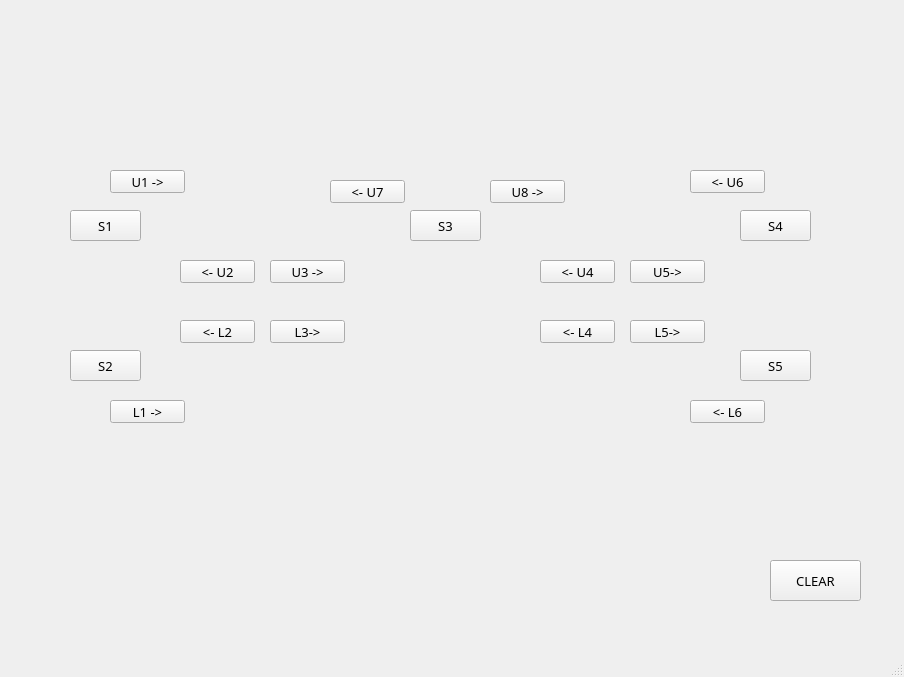
<?xml version="1.0" encoding="UTF-8"?>
<ui version="4.0">
 <class>MainWindow</class>
 <widget class="QMainWindow" name="MainWindow">
  <property name="geometry">
   <rect>
    <x>0</x>
    <y>0</y>
    <width>904</width>
    <height>677</height>
   </rect>
  </property>
  <property name="windowTitle">
   <string>MainWindow</string>
  </property>
  <widget class="QWidget" name="centralwidget">
   <widget class="QLabel" name="label">
    <property name="geometry">
     <rect>
      <x>0</x>
      <y>-10</y>
      <width>911</width>
      <height>661</height>
     </rect>
    </property>
    <property name="text">
     <string/>
    </property>
    <property name="pixmap">
     <pixmap>../../../Downloads/Revolucion-Ferroviaria-en-Mexico-Alejandro-Armenta.jpg</pixmap>
    </property>
    <property name="scaledContents">
     <bool>true</bool>
    </property>
   </widget>
   <widget class="QPushButton" name="s1">
    <property name="geometry">
     <rect>
      <x>70</x>
      <y>210</y>
      <width>71</width>
      <height>31</height>
     </rect>
    </property>
    <property name="font">
     <font>
      <family>Monocraft</family>
      <pointsize>10</pointsize>
     </font>
    </property>
    <property name="text">
     <string>S1</string>
    </property>
   </widget>
   <widget class="QPushButton" name="s2">
    <property name="geometry">
     <rect>
      <x>70</x>
      <y>350</y>
      <width>71</width>
      <height>31</height>
     </rect>
    </property>
    <property name="font">
     <font>
      <family>Monocraft</family>
      <pointsize>10</pointsize>
     </font>
    </property>
    <property name="text">
     <string>S2</string>
    </property>
   </widget>
   <widget class="QPushButton" name="s4">
    <property name="geometry">
     <rect>
      <x>740</x>
      <y>210</y>
      <width>71</width>
      <height>31</height>
     </rect>
    </property>
    <property name="font">
     <font>
      <family>Monocraft</family>
      <pointsize>10</pointsize>
     </font>
    </property>
    <property name="text">
     <string>S4</string>
    </property>
   </widget>
   <widget class="QPushButton" name="s5">
    <property name="geometry">
     <rect>
      <x>740</x>
      <y>350</y>
      <width>71</width>
      <height>31</height>
     </rect>
    </property>
    <property name="font">
     <font>
      <family>Monocraft</family>
      <pointsize>10</pointsize>
     </font>
    </property>
    <property name="text">
     <string>S5</string>
    </property>
   </widget>
   <widget class="QPushButton" name="s3">
    <property name="geometry">
     <rect>
      <x>410</x>
      <y>210</y>
      <width>71</width>
      <height>31</height>
     </rect>
    </property>
    <property name="font">
     <font>
      <family>Monocraft</family>
      <pointsize>10</pointsize>
     </font>
    </property>
    <property name="text">
     <string>S3</string>
    </property>
   </widget>
   <widget class="QPushButton" name="u1">
    <property name="geometry">
     <rect>
      <x>110</x>
      <y>170</y>
      <width>75</width>
      <height>23</height>
     </rect>
    </property>
    <property name="font">
     <font>
      <family>Monocraft</family>
      <pointsize>10</pointsize>
     </font>
    </property>
    <property name="text">
     <string>U1 -&gt;</string>
    </property>
   </widget>
   <widget class="QPushButton" name="l1">
    <property name="geometry">
     <rect>
      <x>110</x>
      <y>400</y>
      <width>75</width>
      <height>23</height>
     </rect>
    </property>
    <property name="font">
     <font>
      <family>Monocraft</family>
      <pointsize>10</pointsize>
     </font>
    </property>
    <property name="text">
     <string>L1 -&gt;</string>
    </property>
   </widget>
   <widget class="QPushButton" name="u2">
    <property name="geometry">
     <rect>
      <x>180</x>
      <y>260</y>
      <width>75</width>
      <height>23</height>
     </rect>
    </property>
    <property name="font">
     <font>
      <family>Monocraft</family>
      <pointsize>10</pointsize>
     </font>
    </property>
    <property name="text">
     <string>&lt;- U2</string>
    </property>
   </widget>
   <widget class="QPushButton" name="l2">
    <property name="geometry">
     <rect>
      <x>180</x>
      <y>320</y>
      <width>75</width>
      <height>23</height>
     </rect>
    </property>
    <property name="font">
     <font>
      <family>Monocraft</family>
      <pointsize>10</pointsize>
     </font>
    </property>
    <property name="text">
     <string>&lt;- L2</string>
    </property>
   </widget>
   <widget class="QPushButton" name="u3">
    <property name="geometry">
     <rect>
      <x>270</x>
      <y>260</y>
      <width>75</width>
      <height>23</height>
     </rect>
    </property>
    <property name="font">
     <font>
      <family>Monocraft</family>
      <pointsize>10</pointsize>
     </font>
    </property>
    <property name="text">
     <string>U3 -&gt;</string>
    </property>
   </widget>
   <widget class="QPushButton" name="l3">
    <property name="geometry">
     <rect>
      <x>270</x>
      <y>320</y>
      <width>75</width>
      <height>23</height>
     </rect>
    </property>
    <property name="font">
     <font>
      <family>Monocraft</family>
      <pointsize>10</pointsize>
     </font>
    </property>
    <property name="text">
     <string>L3-&gt;</string>
    </property>
   </widget>
   <widget class="QPushButton" name="u7">
    <property name="geometry">
     <rect>
      <x>330</x>
      <y>180</y>
      <width>75</width>
      <height>23</height>
     </rect>
    </property>
    <property name="font">
     <font>
      <family>Monocraft</family>
      <pointsize>10</pointsize>
     </font>
    </property>
    <property name="text">
     <string>&lt;- U7</string>
    </property>
   </widget>
   <widget class="QPushButton" name="u8">
    <property name="geometry">
     <rect>
      <x>490</x>
      <y>180</y>
      <width>75</width>
      <height>23</height>
     </rect>
    </property>
    <property name="font">
     <font>
      <family>Monocraft</family>
      <pointsize>10</pointsize>
     </font>
    </property>
    <property name="text">
     <string>U8 -&gt;</string>
    </property>
   </widget>
   <widget class="QPushButton" name="u5">
    <property name="geometry">
     <rect>
      <x>630</x>
      <y>260</y>
      <width>75</width>
      <height>23</height>
     </rect>
    </property>
    <property name="font">
     <font>
      <family>Monocraft</family>
      <pointsize>10</pointsize>
     </font>
    </property>
    <property name="text">
     <string>U5-&gt;</string>
    </property>
   </widget>
   <widget class="QPushButton" name="l4">
    <property name="geometry">
     <rect>
      <x>540</x>
      <y>320</y>
      <width>75</width>
      <height>23</height>
     </rect>
    </property>
    <property name="font">
     <font>
      <family>Monocraft</family>
      <pointsize>10</pointsize>
     </font>
    </property>
    <property name="text">
     <string>&lt;- L4</string>
    </property>
   </widget>
   <widget class="QPushButton" name="u4">
    <property name="geometry">
     <rect>
      <x>540</x>
      <y>260</y>
      <width>75</width>
      <height>23</height>
     </rect>
    </property>
    <property name="font">
     <font>
      <family>Monocraft</family>
      <pointsize>10</pointsize>
     </font>
    </property>
    <property name="text">
     <string>&lt;- U4</string>
    </property>
   </widget>
   <widget class="QPushButton" name="l5">
    <property name="geometry">
     <rect>
      <x>630</x>
      <y>320</y>
      <width>75</width>
      <height>23</height>
     </rect>
    </property>
    <property name="font">
     <font>
      <family>Monocraft</family>
      <pointsize>10</pointsize>
     </font>
    </property>
    <property name="text">
     <string>L5-&gt;</string>
    </property>
   </widget>
   <widget class="QPushButton" name="l6">
    <property name="geometry">
     <rect>
      <x>690</x>
      <y>400</y>
      <width>75</width>
      <height>23</height>
     </rect>
    </property>
    <property name="font">
     <font>
      <family>Monocraft</family>
      <pointsize>10</pointsize>
     </font>
    </property>
    <property name="text">
     <string>&lt;- L6</string>
    </property>
   </widget>
   <widget class="QPushButton" name="u6">
    <property name="geometry">
     <rect>
      <x>690</x>
      <y>170</y>
      <width>75</width>
      <height>23</height>
     </rect>
    </property>
    <property name="font">
     <font>
      <family>Monocraft</family>
      <pointsize>10</pointsize>
     </font>
    </property>
    <property name="text">
     <string>&lt;- U6</string>
    </property>
   </widget>
   <widget class="QPushButton" name="clear">
    <property name="geometry">
     <rect>
      <x>770</x>
      <y>560</y>
      <width>91</width>
      <height>41</height>
     </rect>
    </property>
    <property name="font">
     <font>
      <family>Monocraft</family>
      <pointsize>10</pointsize>
     </font>
    </property>
    <property name="text">
     <string>CLEAR</string>
    </property>
   </widget>
  </widget>
  <widget class="QMenuBar" name="menubar">
   <property name="geometry">
    <rect>
     <x>0</x>
     <y>0</y>
     <width>904</width>
     <height>21</height>
    </rect>
   </property>
  </widget>
  <widget class="QStatusBar" name="statusbar"/>
 </widget>
 <resources/>
 <connections/>
</ui>
